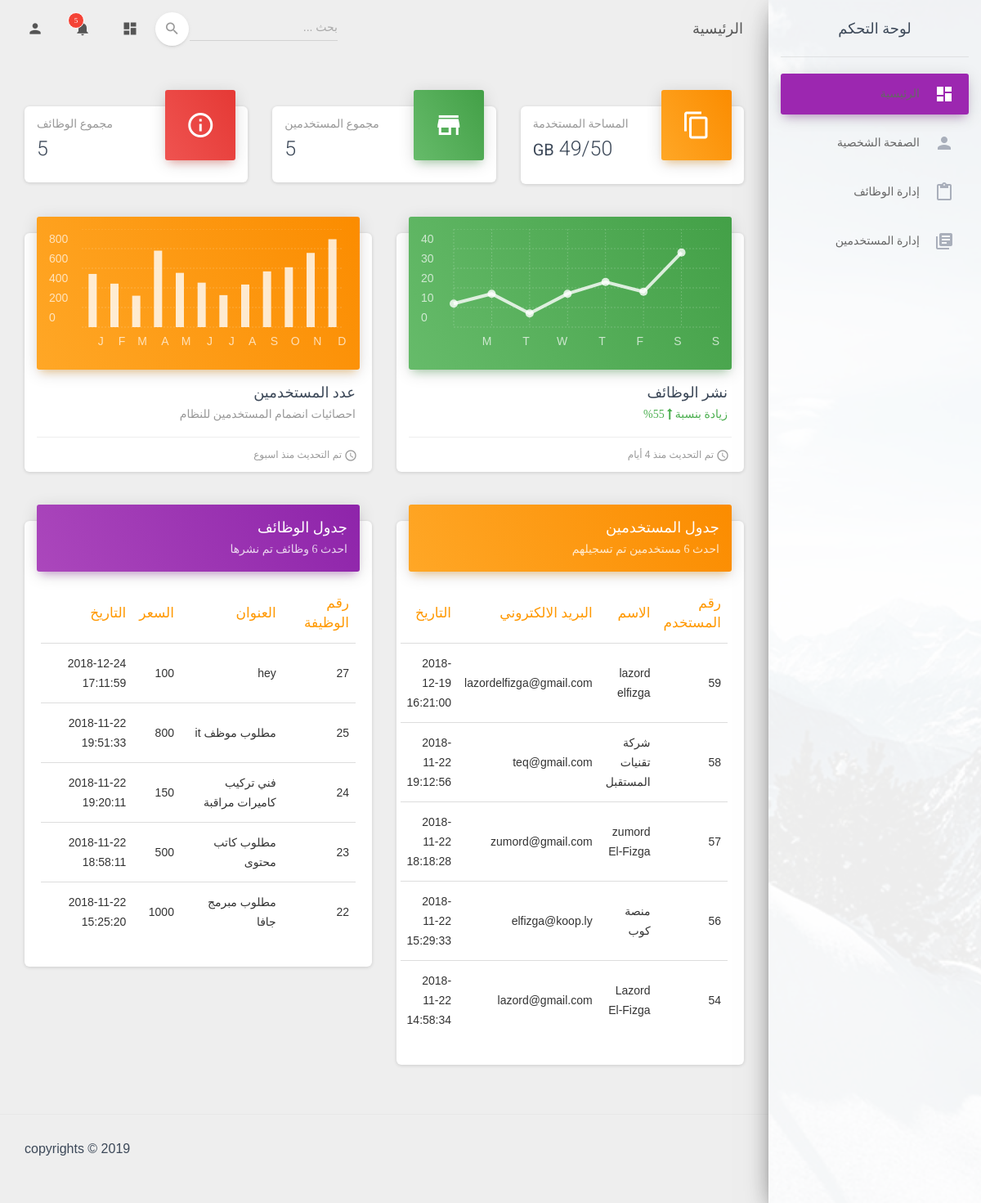
The page /admin/pages/dashboard.php (signed in) on the database as committed earlier.
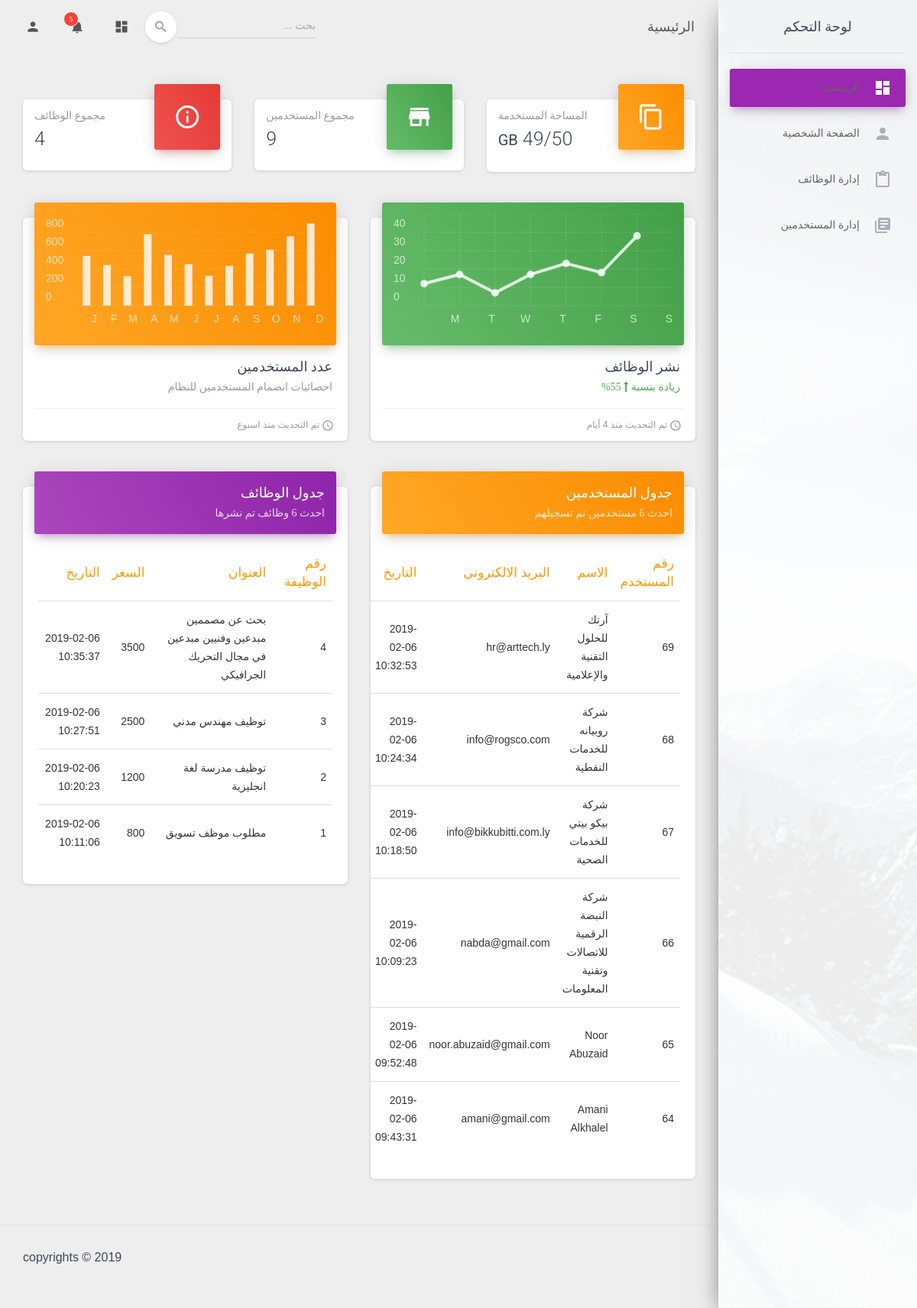
The same page on the database as committed later.
### tables this page shows
CREATE TABLE `user` (
  `ID` int(11) NOT NULL,
  `firstName` varchar(50) NOT NULL,
  `lastName` varchar(50) NOT NULL,
  `email` varchar(70) NOT NULL,
  `password` varchar(256) NOT NULL,
  `phone` varchar(13) NOT NULL,
  `city_ID` int(11) NOT NULL,
  `userType_ID` int(11) NOT NULL,
  `user_img` varchar(255) NOT NULL,
  `date` timestamp NOT NULL DEFAULT CURRENT_TIMESTAMP
);

CREATE TABLE `request` (
  `ID` int(11) NOT NULL,
  `customer_ID` int(11) NOT NULL,
  `title` varchar(200) NOT NULL,
  `discription` text,
  `initialPrice` decimal(10,0) DEFAULT NULL,
  `specialization_ID` int(11) NOT NULL,
  `email` text NOT NULL,
  `url` varchar(50) NOT NULL,
  `jobType_ID` int(11) NOT NULL,
  `city_ID` int(11) NOT NULL,
  `time` timestamp NOT NULL DEFAULT CURRENT_TIMESTAMP,
  `request_img` varchar(255) NOT NULL
);

### admin/pages/includes/functions/functions.php (called while the page is built, shortened)
<?php
	function countItems($item, $table) {
		global $con;
		$stmt2 = $con->prepare("SELECT COUNT($item) FROM $table");
		$stmt2->execute();
		return $stmt2->fetchColumn();
	}
	function getLatest($select, $table, $order, $limit = 5) {
		global $con;
		$getStmt = $con->prepare("SELECT $select FROM $table ORDER BY $order DESC LIMIT $limit");
		$getStmt->execute();
		$rows = $getStmt->fetchAll();
		return $rows;
	}

### admin/pages/dashboard.php (the view, shortened to what the changed rows need)
<!DOCTYPE html>
<html lang="en">
<head>
  <link rel="stylesheet" href="https://maxcdn.bootstrapcdn.com/font-awesome/latest/css/font-awesome.min.css">
  <link href="../assets/css/material-dashboard.css?v=2.1.0" rel="stylesheet" />
  <link href="../assets/css/material-dashboard-rtl.css?v=1.1" rel="stylesheet" />
  <link href="../assets/demo/demo.css" rel="stylesheet" />
</head>
<body class="" style="direction: rtl;">
<?php
	if (isset($_SESSION['userId'])) {
		$numUsers = 6;
		$latestUsers = getLatest("*", "user", "ID", $numUsers);
		$numReq = 6;
		$latestReq = getLatest("*", 'request', 'ID', $numReq); };
		?>
  <div class="wrapper ">
    <div class="main-panel">
      <div class="content">
        <div class="container-fluid">
          <div class="row">
            <div class="col-lg-4 col-md-6 col-sm-6">
              <div class="card card-stats">
                <div class="card-header card-header-success card-header-icon">
                  <div class="card-icon">
                    <i class="material-icons">store</i>
                  </div>
                  <p class="card-category"> مجموع المستخدمين </p>
                  <h3 class="card-title"> <?php echo countItems('ID', 'user') ?> </h3> <br>
                </div>
              </div>
            </div>
            <div class="col-lg-4 col-md-6 col-sm-6">
              <div class="card card-stats">
                <div class="card-header card-header-danger card-header-icon">
                  <div class="card-icon">
                    <i class="material-icons">info_outline</i>
                  </div>
                  <p class="card-category"> مجموع الوظائف</p>
                  <h3 class="card-title"> <?php echo countItems('ID', 'request') ?> </h3> <br>
                </div>
              </div>
            </div>
          </div>
          <div class="row">
            <div class="col-lg-6 col-md-12">
              <div class="card">
                <div class="card-body table-responsive">
                  <table class="table table-hover">
                    <thead class="text-warning">
                      <th>رقم المستخدم</th>
                      <th>الاسم </th>
                      <th> البريد الالكتروني</th>
                      <th> التاريخ</th>
                    </thead>
                    <tbody>
                    <?php
									if (! empty($latestUsers)) {
										foreach ($latestUsers as $user) {
                      echo "<tr>";
                      echo "<td>" . $user['ID'] . " </td> ";
                      echo "<td>" . $user['firstName'] . " " . $user['lastName'] . " </td> ";
                      echo "<td>" . $user['email'] . " </td> ";
                      echo "<td>" . $user['date'] . " </td> ";
                      echo "</tr>";
                    }
									} else {
										echo ' لا يوجد مستخدمين للعرض';
									}
								?>
                    </tbody>
                  </table>
                </div>
              </div>
            </div>
            <div class="col-lg-6 col-md-12">
                <div class="card">
                  <div class="card-body table-responsive">
                    <table class="table table-hover">
                      <thead class="text-warning">
                        <th>رقم الوظيفة</th>
                        <th>العنوان</th>
                        <th>السعر</th>
                        <th> التاريخ</th>
                      </thead>
                      <tbody>
                      <?php
                        if (! empty($latestReq)) {
                          foreach ($latestReq as $request) {
                              echo "<tr>";
                              echo "<td>" . $request['ID'] . " </td> ";
                              echo "<td>" . $request['title'] . " </td> ";
                              echo "<td>" . $request['initialPrice'] . " </td> ";
                              echo "<td>" . $request['time'] . " </td> ";
                              echo "</tr>";
                            }
                          } else {
                            echo '  لا يوجد وظائف للعرض';
                          }
							      	?>
                      </tbody>
                    </table>
                  </div>
                </div>
              </div>
          </div>
        </div>
      </div>
    </div>
  </div>
</body>
</html>

Rows that differ between the two databases and show on the page:
no longer on this page (row edited): user: ID "59", firstName "lazord", lastName "elfizga", email "lazordelfizga@gmail.com", date "2018-12-19 16:21:00"
removed user: ID "58", firstName "شركة", lastName "تقنيات المستقبل", email "teq@gmail.com", date "2018-11-22 19:12:56"
removed user: ID "57", firstName "zumord", lastName "El-Fizga", email "zumord@gmail.com", date "2018-11-22 18:18:28"
removed user: ID "56", firstName "منصة", lastName "كوب", email "elfizga@koop.ly", date "2018-11-22 15:29:33"
removed user: ID "54", firstName "Lazord", lastName "El-Fizga", email "lazord@gmail.com", date "2018-11-22 14:58:34"
removed request: ID "27", title "hey", initialPrice "100", time "2018-12-24 17:11:59"
removed request: ID "25", title "مطلوب موظف it", initialPrice "800", time "2018-11-22 19:51:33"
removed request: ID "24", title "فني تركيب كاميرات مراقبة", initialPrice "150", time "2018-11-22 19:20:11"
removed request: ID "23", title "مطلوب كاتب محتوى", initialPrice "500", time "2018-11-22 18:58:11"
removed request: ID "22", title "مطلوب مبرمج جافا", initialPrice "1000", time "2018-11-22 15:25:20"
added user: ID "69", firstName "آرتك للحلول التقنية", lastName "والإعلامية", email "hr@arttech.ly", date "2019-02-06 10:32:53"
added user: ID "68", firstName "شركة روبيانه", lastName "للخدمات النفطية", email "info@rogsco.com", date "2019-02-06 10:24:34"
added user: ID "67", firstName "شركة بيكو بيتي", lastName "للخدمات الصحية", email "info@bikkubitti.com.ly", date "2019-02-06 10:18:50"
added user: ID "66", firstName "شركة النبضة الرقمية للاتصالات", lastName "وتقنية المعلومات", email "nabda@gmail.com", date "2019-02-06 10:09:23"
added user: ID "65", firstName "Noor", lastName "Abuzaid", email "noor.abuzaid@gmail.com", date "2019-02-06 09:52:48"
added user: ID "64", firstName "Amani", lastName "Alkhalel", email "amani@gmail.com", date "2019-02-06 09:43:31"
added request: ID "4", title "بحث عن مصممين مبدعين وفنيين مبدعين في مجال التحريك الجرافيكي", initialPrice "3500", time "2019-02-06 10:35:37"
added request: ID "3", title "توظيف مهندس مدني", initialPrice "2500", time "2019-02-06 10:27:51"
added request: ID "2", title "توظيف مدرسة لغة انجليزية", initialPrice "1200", time "2019-02-06 10:20:23"
added request: ID "1", title "مطلوب موظف تسويق", initialPrice "800", time "2019-02-06 10:11:06"
Other text that changed with them:
countItems('ID', 'user'): "5" → "9"
countItems('ID', 'request'): "5" → "4"
